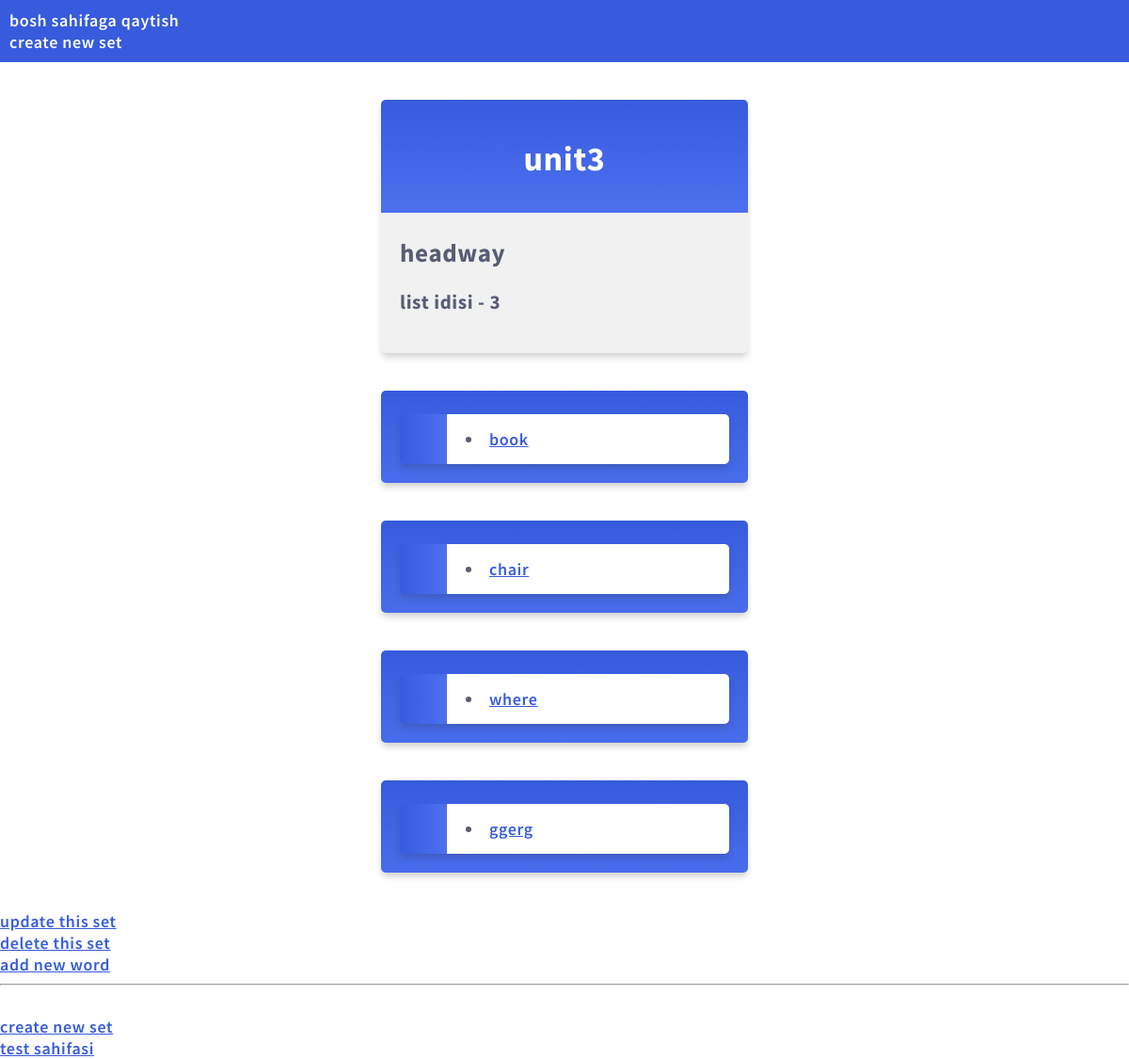
/3/set_list/, run on the app's committed database.
### my_card/models.py (models this page shows, shortened)
class Set(models.Model):
    name = models.CharField(max_length = 64)
    description = models.CharField(max_length = 255, blank =True)

class Word(models.Model):
    word = models.CharField(max_length=100)
    translate = models.CharField(max_length=255)
    defenition = models.TextField(blank=True)
    set_id = models.ForeignKey(Set, on_delete=models.CASCADE, related_name='word_set')

### my_card/views.py (the view)
# urls.py: path('<int:id>/set_list/', views.set_list, name='set_list'),
def set_list(request, id):
    my_set = Set.objects.get(id=id)
    context = {"my_set":my_set}
    return render(request, "my_card/set_list.html", context=context )

### my_card/templates/my_card/set_list.html (shortened to what this page needs)
{% extends "my_card/base.html" %}
{% block content %}
<div class="mycard">
    <h1>{{my_set.name}}</h1>
    <h2 >{{my_set.description}}</h2>
    <h3 >list idisi - {{my_set.id}}</h3>
</div>
        <div>
            {% for word in my_set.word_set.all %}
                <div  class="mycard">
            <a href = "{% url 'wordpage' word.id %}">
             <li onclick="window.location= details"> {{ word.word }}
            </a>
                </div>
            {% endfor %}
        </div>
    <a href="{% url 'set_update' id=my_set.id %}">update this set</a><br>
    <a href="{% url 'set_delete' id=my_set.id %}">delete this set</a><br>
    <a href="{% url 'word_add' id=my_set.id %}">add new word</a><br>
{% endblock %}

### mystaticfiles/mystyles.css (style rules this page uses)
body { margin:0; font: 600 18px 'Source Sans Pro', sans-serif; letter-spacing: 0.64px; color: #585d74; }
.mycard { background-color: #f1f1f1; background-image: linear-gradient(to bottom, #375BDC, #4D70EF); background-size: 100% 120px; background-repeat: no-repeat; margin: 40px auto; width: 350px; border-radius: 5px; box-shadow: 0 5px 7px -1px rgba(51, 51, 51, 0.23); padding: 20px; }
.mycard h1 { text-align: center; color:#ffffff; margin:20px 0 60px 0; }
li { background-color: #ffffff; background-image: linear-gradient(to right, #375BDC, #4D70EF); background-size: 50px 60px; background-repeat: no-repeat; cursor: pointer; transition: transform .25s; border-radius: 5px; box-shadow: 0 5px 7px -1px rgba(51, 51, 51, 0.23); padding: 15px; padding-left: 70px; margin-top: 5px; }
a:link, a:visited { color: #375BDC; }

### data on the page
Set: name "unit3", description "headway", id "3"
Word: word "book"
Word: word "chair"
Word: word "where"
Word: word "ggerg"
